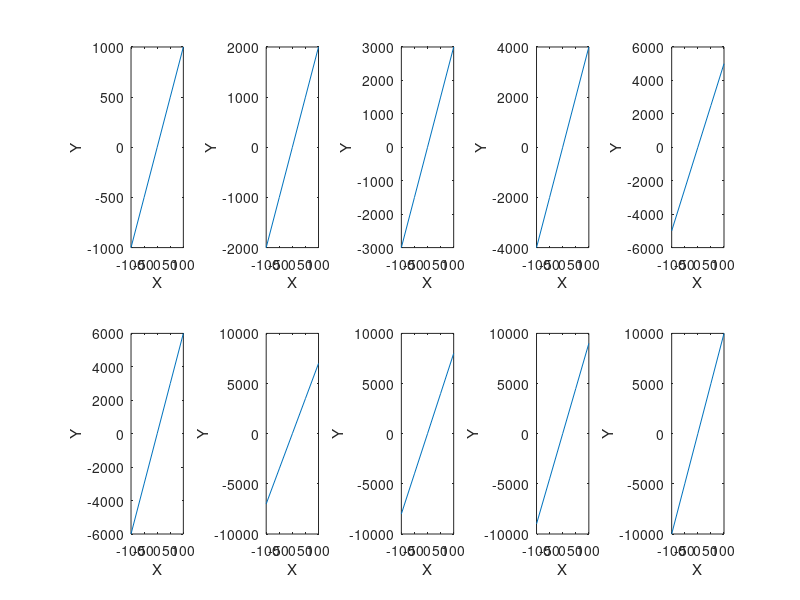

Write the MATLAB code that produced this figure.
for i=1:1:10
    subplot(2, 5, i)
    x=linspace(-100,100,5);
    y=10*i*x;
    plot(x, y)
    xlabel('X')
    ylabel('Y')
end